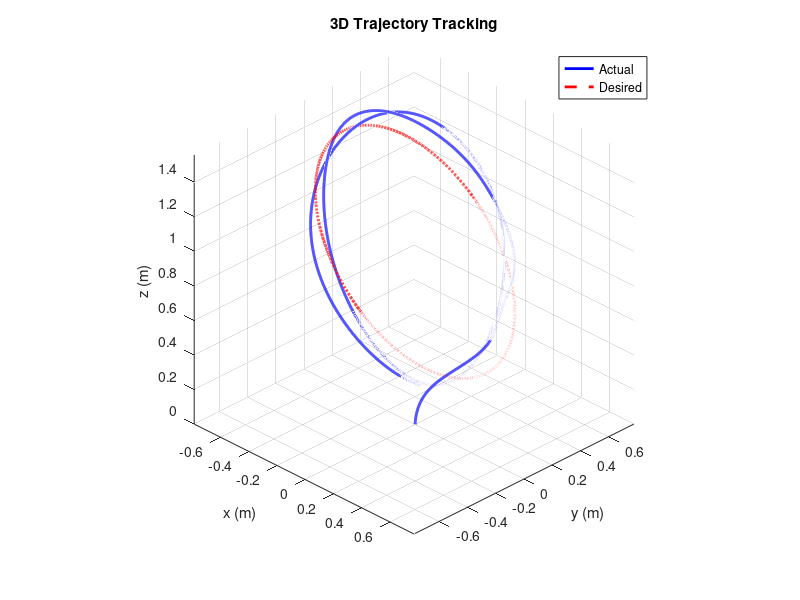
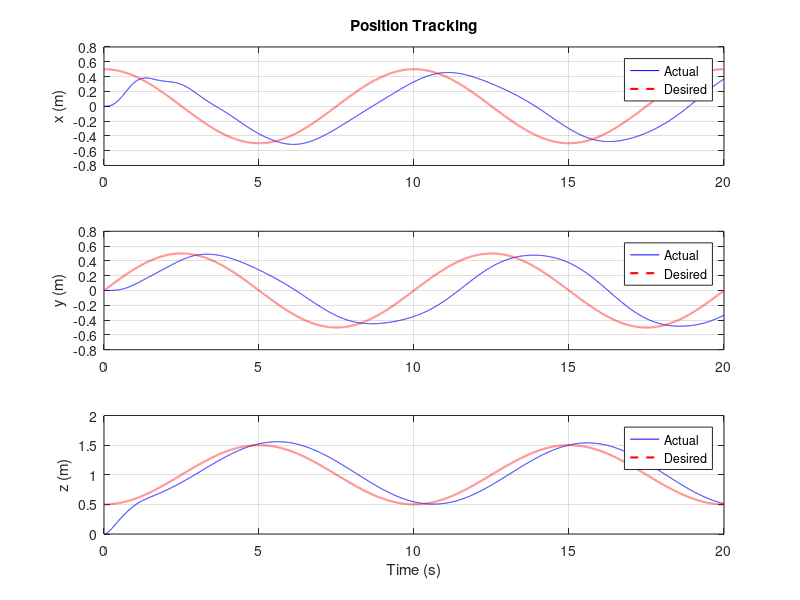
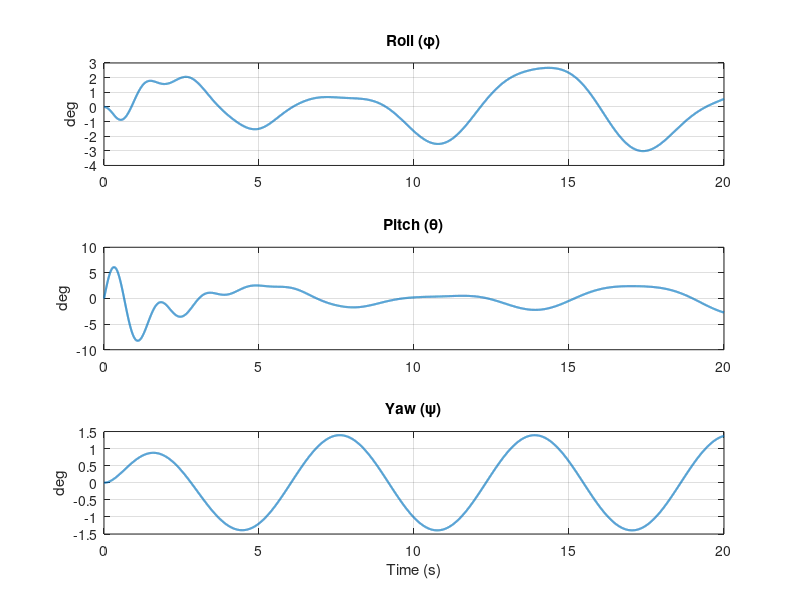

Reproduce these figures in MATLAB, in order.
%% =========================================================================
%% 3D Trajectory Control Simulation for Quadrotor (COMPLETED VERSION)
%% =========================================================================
function QuadrotorPID()
%% =========================================================================
%% 1. PARAMETER INITIALIZATION
%% =========================================================================
clearvars; clc; close all;
% Physical parameters
m = 1.121;         % Quadrotor mass (kg)
g = 9.81;          % Gravity acceleration (m/s^2)

Ixx = 0.01;          % Moments of inertia (kg*m^2)
Iyy = 0.01;
Izz = 0.0148;
Ir = 2.83e-5;       % Rotor moment of inertia

k = 2.98e-5;       % Lift constant
b = 3.23e-7;       % Drag constant
l = 0.25;          % Arm length (m)

Ax = 5.56e-4;       % Drag coefficients
Ay = 5.56e-4;
Az = 6.35e-4;

%% =========================================================================
%% 2. INITIAL CONDITIONS & SIMULATION TIMING
%% =========================================================================
% Initial state vector x0 (12 x 1)
% [x, y, z, vx, vy, vz, phi, theta, psi, phi_dot, theta_dot, psi_dot]

x0 = zeros(12, 1);  

t0 = 0;         
Tf = 20;        

%% =========================================================================
%% 3. DIFFERENTIAL EQUATION SOLVER (ODE45)
%% =========================================================================
opts = odeset('RelTol', 1e-3, 'AbsTol', 1e-5, 'MaxStep', 0.02);

% Function handle directly calls nested function 'f'
[t, X] = ode45(@f, [t0 Tf], x0, opts);

% Extract states
x = X(:,1);
y = X(:,2);
z = X(:,3);

phi = X(:,7);
theta = X(:,8);
psi = X(:,9);

%% =========================================================================
%% 4. REFERENCE TRAJECTORY GENERATION FOR PLOTTING
%% =========================================================================
xd = 0.5 * cos(pi * t / 5);
yd = 0.5 * sin(pi * t / 5);
zd = 1 - 0.5 * cos(pi * t / 5);

%% =========================================================================
%% 5. PLOTTING RESULTS
%% =========================================================================
figure(1);
plot3(x, y, z, 'b', 'LineWidth', 2); hold on;
plot3(xd, yd, zd, 'r--', 'LineWidth', 2);
grid on;
xlabel('x (m)'); ylabel('y (m)'); zlabel('z (m)');
legend('Actual', 'Desired');
title('3D Trajectory Tracking');
axis equal; view(45, 30);

figure(2);
subplot(3,1,1); plot(t, x, 'b', t, xd, 'r--', 'LineWidth', 1.5); grid on;
ylabel('x (m)'); legend('Actual','Desired')
title('Position Tracking');
subplot(3,1,2); plot(t, y, 'b', t, yd, 'r--', 'LineWidth', 1.5); grid on;
ylabel('y (m)'); legend('Actual','Desired')
subplot(3,1,3); plot(t, z, 'b', t, zd, 'r--', 'LineWidth', 1.5); grid on;
ylabel('z (m)'); xlabel('Time (s)');  legend('Actual','Desired')

figure(3);
subplot(3,1,1); plot(t, rad2deg(phi), 'LineWidth', 1.5);
title('Roll (\phi)'); grid on; ylabel('deg');
subplot(3,1,2); plot(t, rad2deg(theta), 'LineWidth', 1.5);
title('Pitch (\theta)'); grid on; ylabel('deg');
subplot(3,1,3); plot(t, rad2deg(psi), 'LineWidth', 1.5);
title('Yaw (\psi)'); grid on; ylabel('deg'); xlabel('Time (s)');

%% =========================================================================
%% CONTROL FUNCTION
%% =========================================================================
function deq = f(t, X)
    persistent int_p int_a t_prev
    if isempty(int_p)
        int_p = zeros(3,1);
        int_a = zeros(3,1);
        t_prev = t;
    end
    
    dt = max(t - t_prev, 1e-6); % Dynamic time step
    t_prev = t;

    % Reference Trajectory
    xd = 0.5*cos(pi*t/5);
    yd = 0.5*sin(pi*t/5);
    zd = 1 - 0.5*cos(pi*t/5);
    ref = [xd; yd; zd];
    psi_d = 0;

    x = X(1); y = X(2); z = X(3);
    x_dot = X(4); y_dot = X(5); z_dot = X(6);

    phi = X(7); theta = X(8); psi = X(9);
    phi_dot = X(10); theta_dot = X(11); psi_dot = X(12);
    
    pos = [x y z]';
    v = [x_dot y_dot z_dot]';
    att = [phi theta psi]';
    att_v = [phi_dot theta_dot psi_dot]';

    % External Disturbances
    dx = 0.3*sin(t);
    dy = 0.3*sin(t);
    dz = 0.1*cos(0.5*t);
    dphi = 0.2*sin(2*t);
    dtheta = 0.2*sin(2*t);
    dpsi = 0.1*sin(t);

%% =========================================================================
%% Parameters of PID for Positions Controller and Attitudes Controller
%% =========================================================================
    Kp_p = [6; 6; 8];
    Ki_p = [1; 1; 1];
    Kd_p = [8; 8; 5];

    Kp_a = [10; 10; 4];
    Ki_a = [2; 2; 3];
    Kd_a = [4; 4; 2];

%% =========================================================================
%% Outer Loop: Position Control
%% =========================================================================
    e_p = ref - pos;
    e_v = -v; 
    int_p = int_p + e_p * dt;

    u = Kp_p.*e_p + Kd_p.*e_v + Ki_p.*int_p;
    ux = u(1); uy = u(2); uz = u(3);

    % Thrust and Desired Roll/Pitch
    T = m*sqrt(ux^2 + uy^2 + (uz + g)^2); 
    
    phi_d = asin((ux*sin(psi_d) - uy*cos(psi_d)) / sqrt(ux^2 + uy^2 + (uz + g)^2));

    theta_d = atan((ux*cos(psi_d) + uy*sin(psi_d)) / (uz + g));

    att_ref = [phi_d theta_d psi_d]';

%% =========================================================================
%% Inner Loop: Attitude Control
%% =========================================================================    
    e_a = att_ref - att;
    e_attv = -att_v;
    int_a = int_a + e_a * dt;

    tau = Kp_a .* e_a + Kd_a .* e_attv + Ki_a .* int_a;
    tau_phi = tau(1);
    tau_theta = tau(2);
    tau_psi = tau(3);

    % Motor speeds
    w1 = sqrt(max(0,T/(4*k) - tau_theta/(2*k*l) - tau_psi/(4*b)));
    w2 = sqrt(max(0,T/(4*k) - tau_phi  /(2*k*l) + tau_psi/(4*b)));
    w3 = sqrt(max(0,T/(4*k) + tau_theta/(2*k*l) - tau_psi/(4*b)));
    w4 = sqrt(max(0,T/(4*k) + tau_phi  /(2*k*l) + tau_psi/(4*b)));

    w_alpha = w1 - w2 + w3 - w4;

    % % Derivative equations of attitudes
    phi_dot2 = (tau_phi + (Iyy - Izz)*theta_dot*psi_dot + Ir*w_alpha*theta_dot + dphi)/Ixx;

    theta_dot2 = (tau_theta + (Izz - Ixx)*phi_dot*psi_dot - Ir*w_alpha*phi_dot + dtheta)/Iyy;

    psi_dot2 = (tau_psi + (Ixx - Iyy)*phi_dot*theta_dot + dpsi)/Izz;

    % % Derivative equations of positions
    x_dot2 = (T/m)*( cos(phi)*sin(theta)*cos(psi) + sin(phi)*sin(psi)) - (Ax/m)*x_dot + dx;

    y_dot2 = (T/m)*( cos(phi)*sin(theta)*sin(psi) - sin(phi)*cos(psi)) - (Ay/m)*y_dot + dy;

    z_dot2 = (T/m)*cos(phi)*cos(theta) - g - (Az/m)*z_dot + dz;

    % Derivatives Vector Output
    deq = zeros(12,1);
    deq(1) = x_dot;
    deq(2) = y_dot;
    deq(3) = z_dot;

    deq(4) = x_dot2;
    deq(5) = y_dot2;
    deq(6) = z_dot2;

    deq(7) = phi_dot;
    deq(8) = theta_dot;
    deq(9) = psi_dot;

    deq(10) = phi_dot2;
    deq(11) = theta_dot2;
    deq(12) = psi_dot2;
end
end
